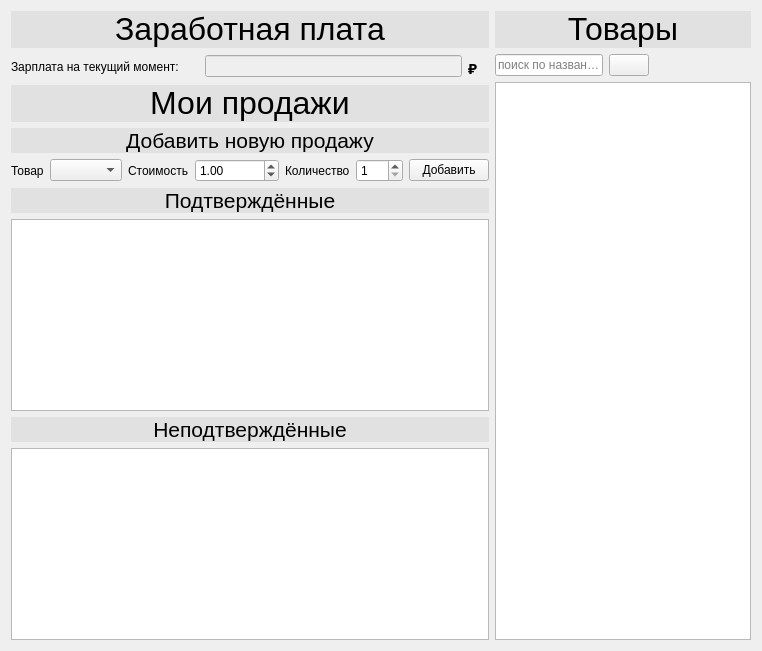
          <widget class="QWidget" name="manager">
           <layout class="QHBoxLayout" name="horizontalLayout_24">
            <item>
             <layout class="QVBoxLayout" name="verticalLayout_10">
              <item>
               <widget class="QLabel" name="label_22">
                <property name="styleSheet">
                 <string notr="true">QLabel { background-color: rgb(225, 225, 225) }</string>
                </property>
                <property name="text">
                 <string>&lt;html&gt;&lt;head/&gt;&lt;body&gt;&lt;p align=&quot;center&quot;&gt;&lt;span style=&quot; font-size:24pt;&quot;&gt;Заработная плата&lt;/span&gt;&lt;/p&gt;&lt;/body&gt;&lt;/html&gt;</string>
                </property>
               </widget>
              </item>
              <item>
               <layout class="QHBoxLayout" name="horizontalLayout_23">
                <item>
                 <widget class="QLabel" name="label_24">
                  <property name="text">
                   <string>Зарплата на текущий момент:</string>
                  </property>
                 </widget>
                </item>
                <item>
                 <spacer name="verticalSpacer_9">
                  <property name="orientation">
                   <enum>Qt::Vertical</enum>
                  </property>
                  <property name="sizeType">
                   <enum>QSizePolicy::Minimum</enum>
                  </property>
                  <property name="sizeHint" stdset="0">
                   <size>
                    <width>20</width>
                    <height>25</height>
                   </size>
                  </property>
                 </spacer>
                </item>
                <item>
                 <widget class="QLineEdit" name="currentSalary">
                  <property name="enabled">
                   <bool>false</bool>
                  </property>
                  <property name="inputMask">
                   <string/>
                  </property>
                  <property name="text">
                   <string/>
                  </property>
                  <property name="clearButtonEnabled">
                   <bool>false</bool>
                  </property>
                 </widget>
                </item>
                <item>
                 <widget class="QLabel" name="label_64">
                  <property name="minimumSize">
                   <size>
                    <width>21</width>
                    <height>18</height>
                   </size>
                  </property>
                  <property name="maximumSize">
                   <size>
                    <width>21</width>
                    <height>18</height>
                   </size>
                  </property>
                  <property name="text">
                   <string>&lt;html&gt;&lt;head/&gt;&lt;body&gt;&lt;p&gt;&lt;span style=&quot; font-size:11pt; font-weight:600;&quot;&gt;₽&lt;/span&gt;&lt;/p&gt;&lt;/body&gt;&lt;/html&gt;</string>
                  </property>
                 </widget>
                </item>
               </layout>
              </item>
              <item>
               <widget class="QLabel" name="label_25">
                <property name="styleSheet">
                 <string notr="true">QLabel { background-color: rgb(225, 225, 225) }</string>
                </property>
                <property name="text">
                 <string>&lt;html&gt;&lt;head/&gt;&lt;body&gt;&lt;p align=&quot;center&quot;&gt;&lt;span style=&quot; font-size:24pt;&quot;&gt;Мои продажи&lt;/span&gt;&lt;/p&gt;&lt;/body&gt;&lt;/html&gt;</string>
                </property>
               </widget>
              </item>
              <item>
               <widget class="QLabel" name="label_26">
                <property name="styleSheet">
                 <string notr="true">QLabel { background-color: rgb(225, 225, 225) }</string>
                </property>
                <property name="text">
                 <string>&lt;html&gt;&lt;head/&gt;&lt;body&gt;&lt;p align=&quot;center&quot;&gt;&lt;span style=&quot; font-size:16pt;&quot;&gt;Добавить новую продажу&lt;/span&gt;&lt;/p&gt;&lt;/body&gt;&lt;/html&gt;</string>
                </property>
               </widget>
              </item>
              <item>
               <layout class="QGridLayout" name="gridLayout_6">
                <item row="0" column="0">
                 <widget class="QLabel" name="label_27">
                  <property name="sizePolicy">
                   <sizepolicy hsizetype="Fixed" vsizetype="Preferred">
                    <horstretch>0</horstretch>
                    <verstretch>0</verstretch>
                   </sizepolicy>
                  </property>
                  <property name="text">
                   <string>Товар</string>
                  </property>
                 </widget>
                </item>
                <item row="0" column="1">
                 <widget class="QComboBox" name="productComboBox"/>
                </item>
                <item row="0" column="2">
                 <widget class="QLabel" name="label_28">
                  <property name="sizePolicy">
                   <sizepolicy hsizetype="Fixed" vsizetype="Preferred">
                    <horstretch>0</horstretch>
                    <verstretch>0</verstretch>
                   </sizepolicy>
                  </property>
                  <property name="text">
                   <string>Стоимость</string>
                  </property>
                 </widget>
                </item>
                <item row="0" column="4">
                 <widget class="QLabel" name="label_29">
                  <property name="sizePolicy">
                   <sizepolicy hsizetype="Fixed" vsizetype="Preferred">
                    <horstretch>0</horstretch>
                    <verstretch>0</verstretch>
                   </sizepolicy>
                  </property>
                  <property name="text">
                   <string>Количество</string>
                  </property>
                 </widget>
                </item>
                <item row="0" column="5">
                 <widget class="QSpinBox" name="countSaleProducts">
                  <property name="sizePolicy">
                   <sizepolicy hsizetype="Fixed" vsizetype="Fixed">
                    <horstretch>0</horstretch>
                    <verstretch>0</verstretch>
                   </sizepolicy>
                  </property>
                  <property name="minimumSize">
                   <size>
                    <width>20</width>
                    <height>0</height>
                   </size>
                  </property>
                  <property name="minimum">
                   <number>1</number>
                  </property>
                  <property name="maximum">
                   <number>999</number>
                  </property>
                 </widget>
                </item>
                <item row="0" column="6">
                 <widget class="QPushButton" name="addSaleButton">
                  <property name="text">
                   <string>Добавить</string>
                  </property>
                 </widget>
                </item>
                <item row="0" column="3">
                 <widget class="QDoubleSpinBox" name="priceSale">
                  <property name="minimum">
                   <double>0.010000000000000</double>
                  </property>
                  <property name="maximum">
                   <double>99999999.000000000000000</double>
                  </property>
                  <property name="singleStep">
                   <double>0.010000000000000</double>
                  </property>
                  <property name="value">
                   <double>1.000000000000000</double>
                  </property>
                 </widget>
                </item>
               </layout>
              </item>
              <item>
               <widget class="QLabel" name="label_30">
                <property name="styleSheet">
                 <string notr="true">QLabel { background-color: rgb(225, 225, 225) }</string>
                </property>
                <property name="text">
                 <string>&lt;html&gt;&lt;head/&gt;&lt;body&gt;&lt;p align=&quot;center&quot;&gt;&lt;span style=&quot; font-size:16pt;&quot;&gt;Подтверждённые&lt;/span&gt;&lt;/p&gt;&lt;/body&gt;&lt;/html&gt;</string>
                </property>
               </widget>
              </item>
              <item>
               <widget class="QTableView" name="confirmedSales"/>
              </item>
              <item>
               <widget class="QLabel" name="label_31">
                <property name="styleSheet">
                 <string notr="true">QLabel { background-color: rgb(225, 225, 225) }</string>
                </property>
                <property name="text">
                 <string>&lt;html&gt;&lt;head/&gt;&lt;body&gt;&lt;p align=&quot;center&quot;&gt;&lt;span style=&quot; font-size:16pt;&quot;&gt; Неподтверждённые&lt;/span&gt;&lt;/p&gt;&lt;/body&gt;&lt;/html&gt;</string>
                </property>
               </widget>
              </item>
              <item>
               <widget class="QTableView" name="unconfirmedSales"/>
              </item>
             </layout>
            </item>
            <item>
             <layout class="QVBoxLayout" name="verticalLayout_9">
              <item>
               <widget class="QLabel" name="label_23">
                <property name="styleSheet">
                 <string notr="true">QLabel { background-color: rgb(225, 225, 225) }</string>
                </property>
                <property name="text">
                 <string>&lt;html&gt;&lt;head/&gt;&lt;body&gt;&lt;p align=&quot;center&quot;&gt;&lt;span style=&quot; font-size:24pt;&quot;&gt;Товары&lt;/span&gt;&lt;/p&gt;&lt;/body&gt;&lt;/html&gt;</string>
                </property>
               </widget>
              </item>
              <item>
               <layout class="QHBoxLayout" name="horizontalLayout_22">
                <item>
                 <widget class="QLineEdit" name="managerProductSearch">
                  <property name="inputMask">
                   <string/>
                  </property>
                  <property name="text">
                   <string/>
                  </property>
                  <property name="placeholderText">
                   <string>поиск по названию</string>
                  </property>
                  <property name="clearButtonEnabled">
                   <bool>false</bool>
                  </property>
                 </widget>
                </item>
                <item>
                 <widget class="QPushButton" name="managerProductSearchButton">
                  <property name="text">
                   <string/>
                  </property>
                  <property name="icon">
                   <iconset resource="mainwindow.qrc">
                    <normaloff>:/MainWindow/img/searchIcon.png</normaloff>:/MainWindow/img/searchIcon.png</iconset>
                  </property>
                 </widget>
                </item>
                <item>
                 <spacer name="horizontalSpacer_5">
                  <property name="orientation">
                   <enum>Qt::Horizontal</enum>
                  </property>
                  <property name="sizeHint" stdset="0">
                   <size>
                    <width>40</width>
                    <height>20</height>
                   </size>
                  </property>
                 </spacer>
                </item>
               </layout>
              </item>
              <item>
               <widget class="QTableView" name="managersProductTable"/>
              </item>
             </layout>
            </item>
           </layout>
          </widget>
